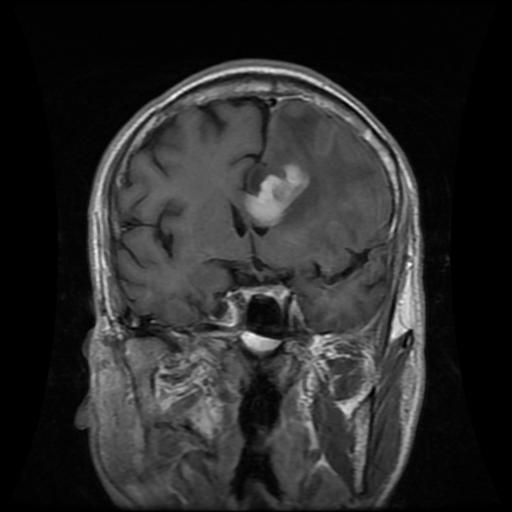
#> input picture archive (1)/Training/glioma/Tr-gl_1036.jpg, 512 x 512 px, given in place of o, which was not available
$ python -i brain_mri_scan.py   (imports and definitions only)
#> lines starting #> are read from the running program, lines starting #| are printed output that depends on the picture; after the words box and inside, x2 and y2 are one past the last pixel; in counts of white or black regions, pixels touching at a corner belong together; pictures that were not available may be replaced by others from this repository, and a replacement may not be noted
#> in visualise_results, original is the input picture: shape (512, 512, 3); min 0, max 255, mean 41.7
# -*- coding: utf-8 -*-
"""Brain MRI preprocessing and quality metrics.

This script has been adapted from a Colab notebook to run on a local
machine. It assumes that your Brain MRI dataset is available on disk,
typically with a structure like:

<project-folder>/
    brain_mri_scan.py
    Training/
        <class-1>/*.png
        <class-2>/*.png
        ...
    Testing/
        <class-1>/*.png
        <class-2>/*.png
        ...

or nested under:

<project-folder>/
    Brain MRI Dataset/brain mri dataset/Training/
    Brain MRI Dataset/brain mri dataset/Testing/

The script will automatically try these locations relative to its own
directory, so you normally do not need to change paths manually.
"""

import os
import random
import warnings

import cv2
import numpy as np
from PIL import Image, ImageEnhance
from scipy.signal import wiener
from skimage.filters import threshold_otsu
from skimage.metrics import peak_signal_noise_ratio, structural_similarity
from skimage.morphology import remove_small_objects
from sklearn.exceptions import ConvergenceWarning
from sklearn.neural_network import MLPRegressor
from sklearn.preprocessing import StandardScaler
from sklearn.utils import shuffle
from tensorflow.keras.applications import VGG16
from tensorflow.keras.models import Sequential
from tensorflow.keras.layers import Input, Dense, Flatten, Dropout
from tensorflow.keras.optimizers import Adam
from tensorflow.keras.preprocessing.image import load_img

def skull_strip(image):
    print("  Applying Skull Stripping (Improved)...")
    # 1. Grayscale
    gray = cv2.cvtColor(image, cv2.COLOR_RGB2GRAY)

    # 2. Stronger blur to help the mask connect
    blurred = cv2.GaussianBlur(gray, (7, 7), 0)

    # 3. Use a lower threshold than Otsu's
    # Instead of letting Otsu decide, we take everything above a very low intensity
    _, mask = cv2.threshold(blurred, 15, 255, cv2.THRESH_BINARY)
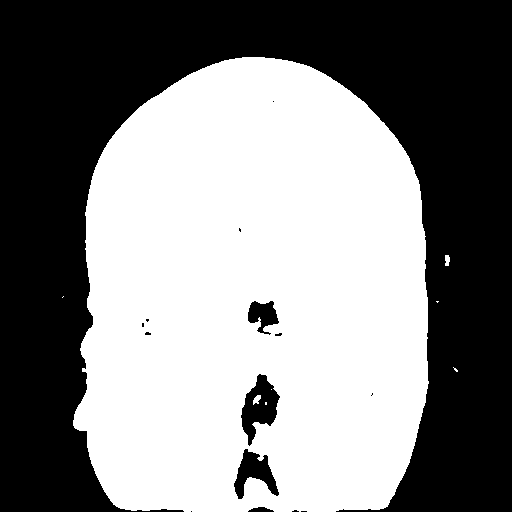
#> mask: shape (512, 512); 51.6% white; 15 black regions (10 under 20 px), largest, box (x1, y1, x2, y2) and area: (0, 0, 512, 512) 123576, (241, 374, 280, 446) 1431, (234, 449, 279, 499) 1062, (248, 301, 279, 335) 619, (248, 507, 274, 512) 90

    # 4. Fill the holes inside the brain
    # This ensures that even if the brain is dark, it stays in the mask
    kernel = np.ones((15, 15), np.uint8)
    mask = cv2.morphologyEx(mask, cv2.MORPH_CLOSE, kernel) # Close small holes
#> mask: shape (512, 512); 52.6% white; 3 black regions, box (x1, y1, x2, y2) and area: (0, 0, 512, 512) 123162, (243, 405, 275, 422) 540, (241, 459, 268, 478) 481
    mask = cv2.dilate(mask, kernel, iterations=1) # Slightly expand to include brain edges
#> mask: shape (512, 512); 57.1% white; 3 black regions, box (x1, y1, x2, y2) and area: (0, 0, 512, 512) 112256, (250, 412, 268, 415) 50, (248, 466, 261, 471) 33

    # 5. Remove small noise outside the head
    # Convert to boolean for remove_small_objects
    mask_bool = mask > 0
    mask_bool = remove_small_objects(mask_bool, min_size=1000)
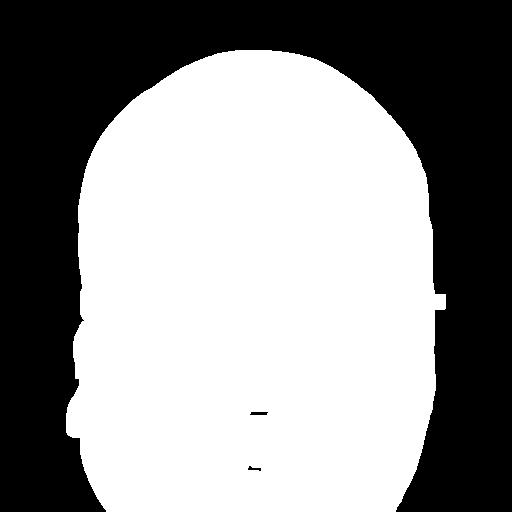
#> mask_bool: shape (512, 512) bool; 56.7% white; 3 black regions, box (x1, y1, x2, y2) and area: (0, 0, 512, 512) 113326, (250, 412, 268, 415) 50, (248, 466, 261, 471) 33
    mask_uint8 = (mask_bool.astype(np.uint8)) * 255

    # 6. Apply mask
    stripped = cv2.bitwise_and(image, image, mask=mask_uint8)

    print("  [OK] Skull Stripping done.")
    return stripped

def adaptive_wiener(image):
    print("  Applying Adaptive Wiener Filter...")
    # Safety: check if already grayscale
    if len(image.shape) == 3:
        gray = cv2.cvtColor(image, cv2.COLOR_RGB2GRAY).astype(np.float32)
    else:
        gray = image.astype(np.float32)

    mean = cv2.blur(gray, (3, 3))
    mean_sq = cv2.blur(gray ** 2, (3, 3))
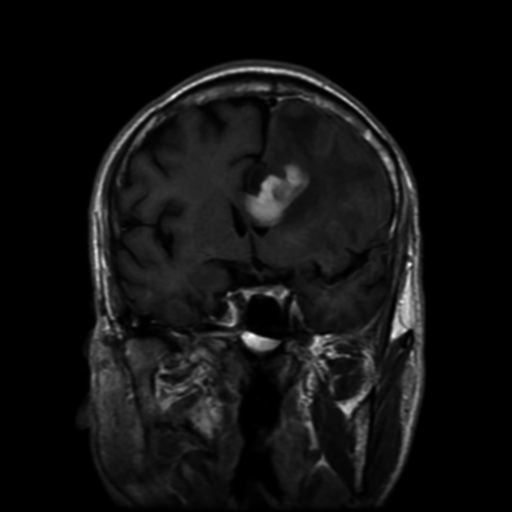
#> mean_sq: shape (512, 512) float32; min 0, max 54188.9, mean 3770; drawn with min black and max white
    variance = np.maximum(0, mean_sq - mean ** 2) # Ensure no negative variance
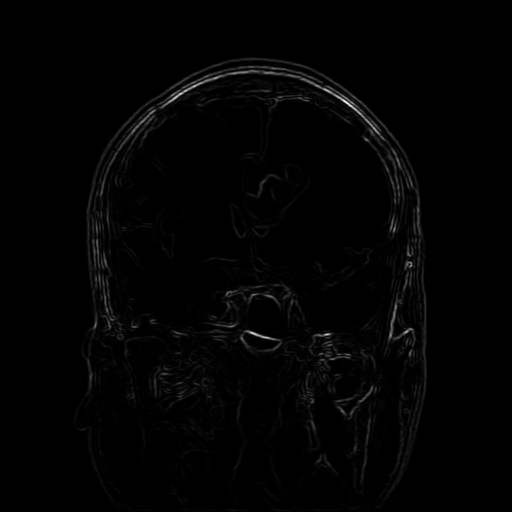
#> variance: shape (512, 512) float32; min 0, max 4101.1, mean 49.6; drawn with min black and max white

    # Estimate noise variance (maybe use a small constant if mean(var) is too low)
    noise_var = np.mean(variance)
#> noise_var = 49.58

    result = mean + (np.maximum(variance - noise_var, 0) / (variance + 1e-5)) * (gray - mean)
    result = np.clip(result, 0, 255).astype(np.uint8)

    # If your next step is CLAHE, you can return Grayscale to save a conversion step!
    return cv2.cvtColor(result, cv2.COLOR_GRAY2RGB)

def apply_rbf_filter(image, sigma=1.0):
#> called with sigma = 1
    print("  Applying RBF-based Smoothing...")

    # Ensure image is in float32 for mathematical precision
    img_float = image.astype(np.float32) / 255.0

    # The RBF kernel in image processing is essentially a
    # Gaussian weight applied to local intensity variations.
    # Using cv2.bilateralFilter is the standard high-performance
    # way to achieve an RBF-style smoothing that preserves edges.

    # d=9: diameter of each pixel neighborhood
    # sigmaColor=75: how much colors/intensities blend (RBF width)
    # sigmaSpace=75: how much spatial distance matters
    smoothed = cv2.bilateralFilter(img_float, d=9, sigmaColor=75, sigmaSpace=75)
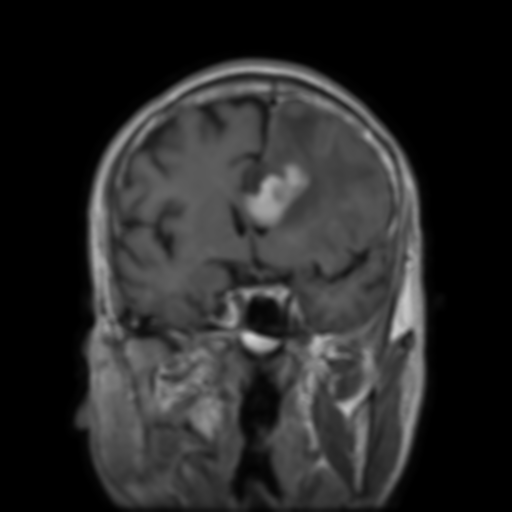
#> smoothed: shape (512, 512, 3) float32; min 0, max 0.838, mean 0.159

    # Convert back to 0-255 uint8
    result = (smoothed * 255).astype(np.uint8)
#> result: shape (512, 512, 3)

    print("  [OK] RBF Smoothing done.")
    return result

def apply_clahe(image):
    print("  Applying CLAHE (Contrast Enhancement)...")

    # 1. Check if the image is already grayscale to avoid cv2 crashes
    if len(image.shape) == 3:
        gray = cv2.cvtColor(image, cv2.COLOR_RGB2GRAY)
    else:
        gray = image

    # 2. Create CLAHE object
    # tileGridSize=(8,8) is standard and works well for MRIs
    clahe = cv2.createCLAHE(clipLimit=2.0, tileGridSize=(8, 8))
    enhanced = clahe.apply(gray)
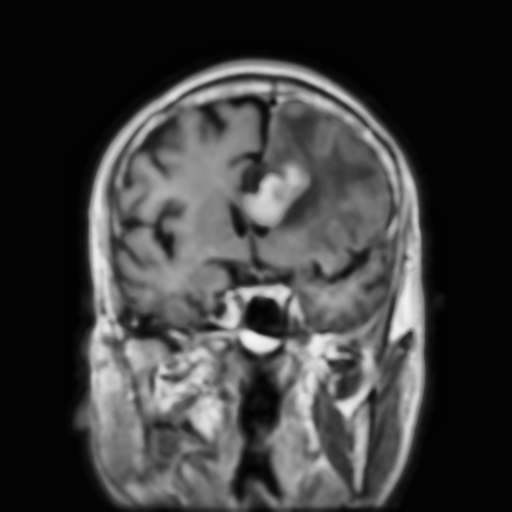
#> enhanced: shape (512, 512); min 2, max 246, mean 60.4

    # 3. Re-mask (Crucial Step!)
    # CLAHE can sometimes brighten the black background pixels.
    # Let's make sure the background stays pure black.
    _, mask = cv2.threshold(gray, 1, 255, cv2.THRESH_BINARY)
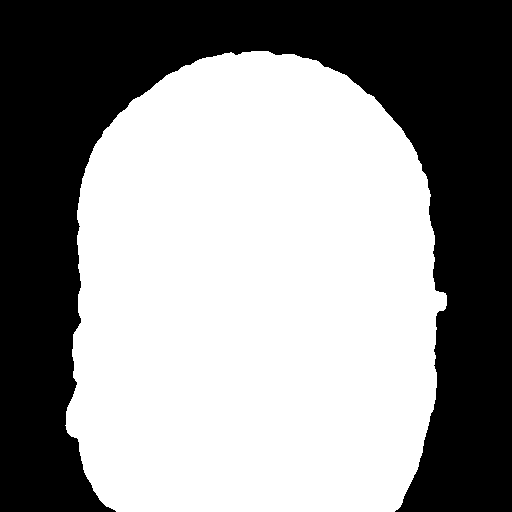
#> mask: shape (512, 512); 56.8% white; 1 black region, box (x1, y1, x2, y2) and area: (0, 0, 512, 512) 113173
    final_gray = cv2.bitwise_and(enhanced, enhanced, mask=mask)

    # 4. Convert back to RGB for your NN pipeline
    result = cv2.cvtColor(final_gray, cv2.COLOR_GRAY2RGB)

    print("  [OK] CLAHE done.")
    return result

# [47 lines left out: function process_dataset, not called in this run]

def preprocess_image(img_path):
    print(f"\n-- Processing: {os.path.basename(img_path)} --")

    # 0. Load
    img = cv2.imread(img_path)
    if img is None: return None
    img = cv2.cvtColor(img, cv2.COLOR_BGR2RGB)

    # 1. Skull Strip (Best done on raw resolution)
    img = skull_strip(img)

    # 2. Adaptive Wiener (Denoise FIRST)
    img = adaptive_wiener(img)

    # 3. RBF Filtering (Smooth/Refine)
    # Note: Use the 'apply_rbf_filter' function we discussed
    img = apply_rbf_filter(img)

    # 4. CLAHE (Enhance LAST so we enhance clean tissue, not noise)
    img = apply_clahe(img)

    # 5. Resize (Ready for VGG16)
    img = cv2.resize(img, (224, 224), interpolation=cv2.INTER_AREA)

    print("  [OK] All steps complete.\n")
    return img

# ---------------------------------------------------------------------------
# Dataset loading utilities (LOCAL FILESYSTEM VERSION)
# ---------------------------------------------------------------------------

# Valid image extensions to avoid hidden files
valid_extensions = ('.jpg', '.jpeg', '.png', '.tif', '.tiff')


# [93 lines left out: functions _resolve_dataset_paths, load_data_from_directory, load_datasets, not called in this run]


import matplotlib.pyplot as plt


def visualise_results(image_paths, n=5):
    """Visualise a few random images before/after preprocessing.

    In addition to showing the figure, this function saves it as
    'preprocessing_visualisation.png' in the same folder as this script
    so you can inspect the result even if a GUI window does not appear.
    """
    if not image_paths:
        print("No images available to visualise.")
        return

    n = min(n, len(image_paths))
    print(f"Visualising {n} randomly selected images...")

    random_indices = random.sample(range(len(image_paths)), n)

    fig, axes = plt.subplots(n, 2, figsize=(10, 4 * n))

    # If n == 1, axes is a 1D array; make it indexable as [i, j]
    if n == 1:
        axes = np.array([axes])

    for i, idx in enumerate(random_indices):
        img_path = image_paths[idx]

        # 1. Load the true 'Original' for comparison
        original = cv2.imread(img_path)
        if original is None:
            continue
        original = cv2.cvtColor(original, cv2.COLOR_BGR2RGB)
        original = cv2.resize(original, (224, 224))

        # 2. Run the full Preprocessing Pipeline
        processed = preprocess_image(img_path)

        # Plotting
        axes[i, 0].imshow(original)
        axes[i, 0].set_title(f"Original: {os.path.basename(img_path)}")
        axes[i, 0].axis("off")

        axes[i, 1].imshow(processed)
        axes[i, 1].set_title("Preprocessed (Final Pipeline)")
        axes[i, 1].axis("off")
#> pass 2 of the loop in visualise_results, `for i, idx in enumerate(random_indices):`:
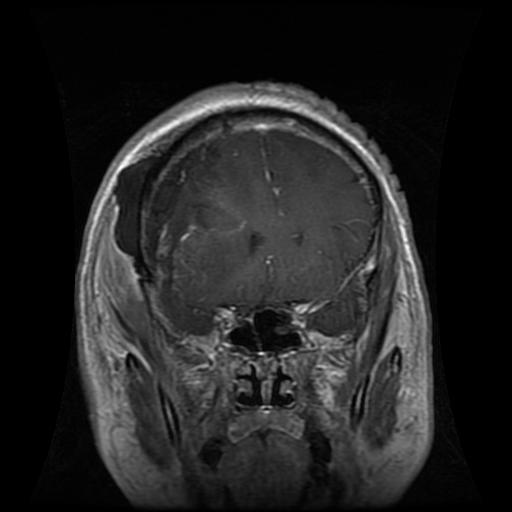
#> input picture archive (1)/Training/glioma/Tr-gl_1062.jpg, 512 x 512 px, given in place of a, which was not available
#> in visualise_results, original is the input picture: shape (512, 512, 3); min 0, max 255, mean 34.6
#> original: shape (224, 224, 3)
#> in skull_strip (call 2), `_, mask = cv2.threshold(blurred, 15, 255, cv2.THRESH_BINARY)`:
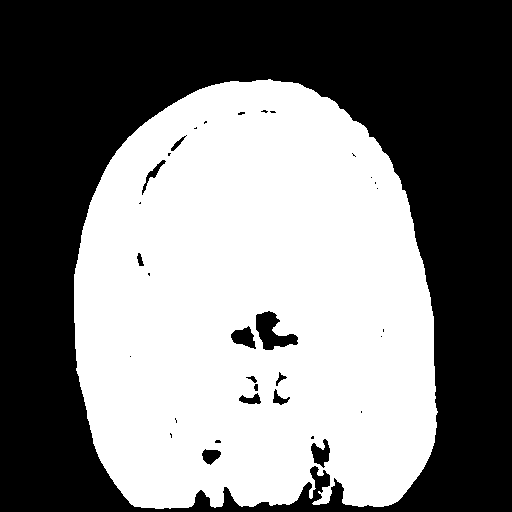
#> mask: shape (512, 512); 48.8% white; 1 white region, box (x1, y1, x2, y2) and area: (74, 79, 438, 509) 127912
#> in apply_clahe (call 2), `enhanced = clahe.apply(gray)`:
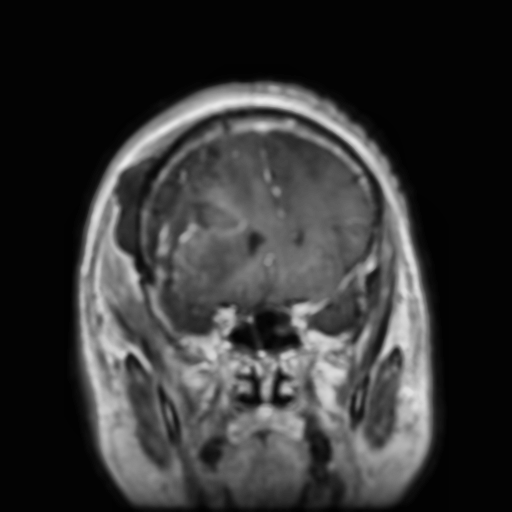
#> enhanced: shape (512, 512); min 1, max 234, mean 52.7

    plt.tight_layout()

    # Save figure to disk
    out_path = os.path.join(os.path.dirname(os.path.abspath(__file__)),
                            "preprocessing_visualisation.png")
    plt.savefig(out_path, dpi=150)
    print(f"Saved visualisation figure to: {out_path}")

    # Also show it if a GUI backend is available
    plt.show()


# [61 lines left out: function calculate_metrics, not called in this run]


# [10 lines not run here, left out]

>>> result = visualise_results('archive (1)/Training/glioma/Tr-gl_1036.jpg')
